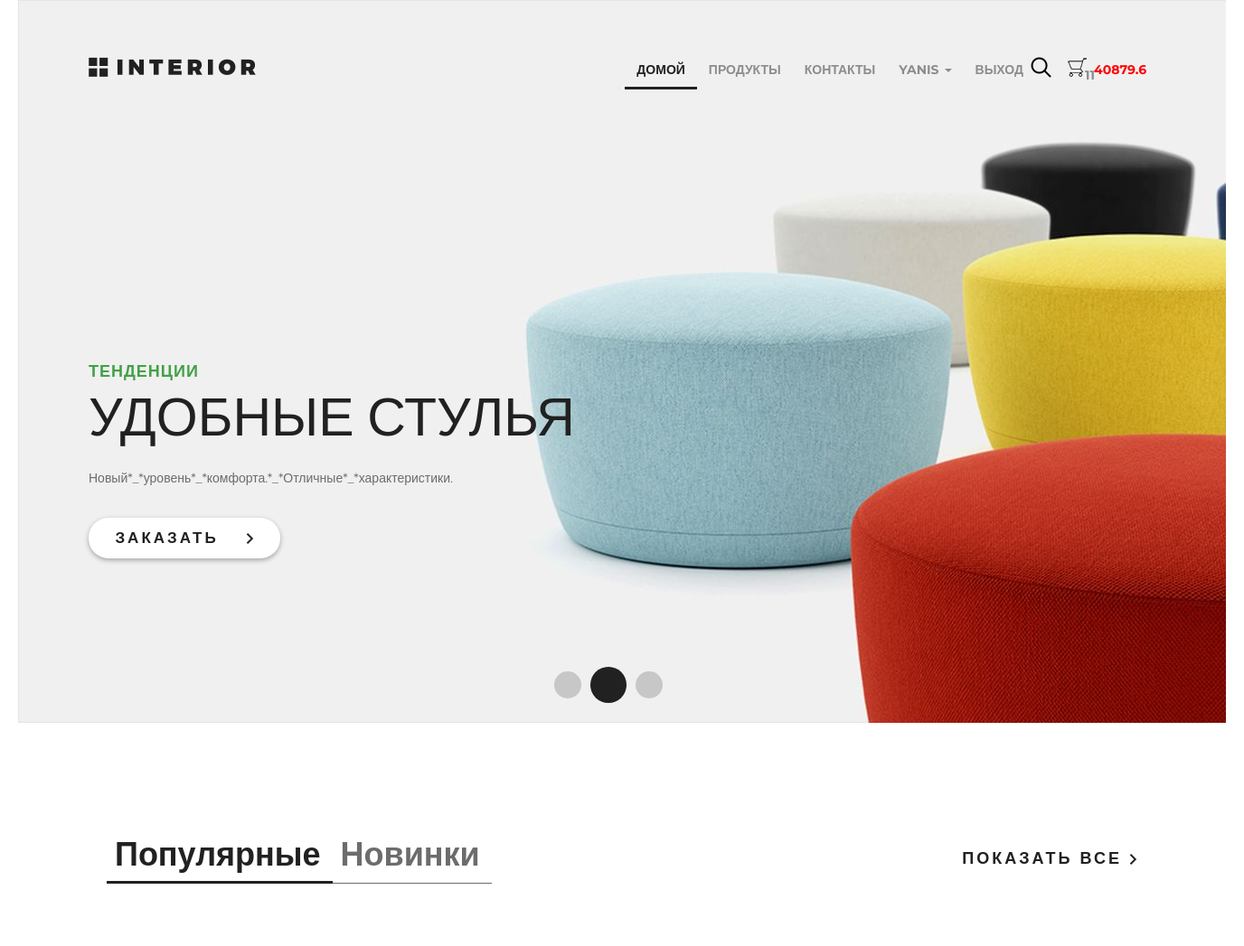
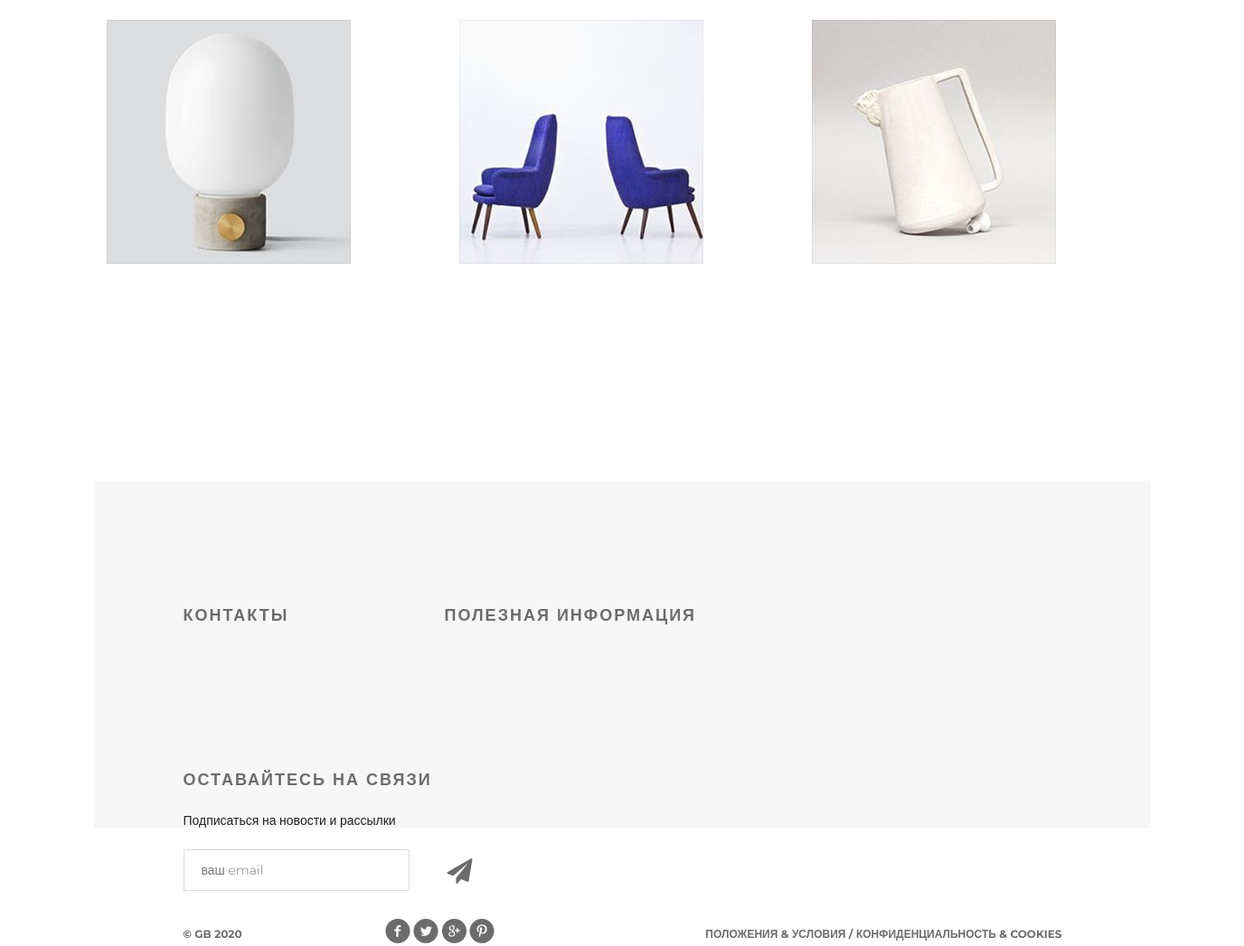
The page / (signed in) on the database its author committed (2 pictures, top to bottom).
### authapp/models.py (models this page shows, shortened)
class ShopUser(AbstractUser):
    avatar = models.ImageField(upload_to='users_avatars', blank=True, verbose_name='аватарка')
    age = models.PositiveSmallIntegerField(verbose_name='возраст', default=18)
    activation_key = models.CharField(max_length=128, blank=True)
    activation_key_expires = models.DateTimeField(default=(now() + timedelta(hours=48)))

### basketapp/models.py (models this page shows, shortened)
class Basket(models.Model):
    user = models.ForeignKey(settings.AUTH_USER_MODEL, on_delete=models.CASCADE, verbose_name='пользователь')
    product = models.ForeignKey(Product, on_delete=models.CASCADE, verbose_name='товар')
    quantity = models.PositiveIntegerField(default=0, verbose_name='количество')
    add_datetime = models.DateTimeField(auto_now_add=True)
    @property
    def product_cost(self):
        return self.product.price * self.quantity
    @property
    def total_quantity(self):
        _items = Basket.objects.filter(user=self.user)
        _totalquantity = sum(list(map(lambda x: x.quantity, _items)))
        return _totalquantity
    @property
    def total_cost(self):
        _items = Basket.objects.filter(user=self.user)
        _totalcost = sum(list(map(lambda x: x.product_cost, _items)))
        return _totalcost

### mainapp/models.py (models this page shows, shortened)
class Product(models.Model):
    category = models.ForeignKey(ProductCategory, on_delete=models.CASCADE)
    name = models.CharField(verbose_name='имя продукта', max_length=128)
    image = models.ImageField(upload_to='products_images', blank=True)
    short_desc = models.CharField(max_length=128, verbose_name='краткое описание', blank=True)
    description = models.TextField(verbose_name='описание продукта', blank=True)
    price = models.DecimalField(verbose_name='цена продукта', max_digits=8, decimal_places=2, default=0)
    quantity = models.PositiveIntegerField(verbose_name='колличество на складе', default=0)
    is_active = models.BooleanField(default=True)
    class Meta:
        verbose_name = 'товар'
        verbose_name_plural = 'товары'

### mainapp/views.py (the view)
# urls.py: path('', mainapp.main, name='main'),
def main(request):
    slogan = 'Новый уровень комфорта. Отличные характеристики.'
    content = {
        'slogan': slogan,
        'title': 'главная',
        'products_list': Product.objects.all()[:3]
    }
    return render(request, 'mainapp/index.html', content)

### adminapp/templatetags/my_tags.py (called while the page is built)
@register.filter(name='fill_the_space')
def fill_the_space(string, dot):
    return string.replace(' ', dot)

### mainapp/context_processors.py (called while the page is built)
def basket(request):
    basket_items = []
    if request.user.is_authenticated:
        basket_items = Basket.objects.filter(user=request.user)
    return {
        'basket': basket_items
    }

### mainapp/templates/mainapp/index.html (shortened to what this page needs)
{% extends 'mainapp/base.html' %}
{% load static %}
{% load my_tags %}
{% block menu %}
	<div class="slider">
		<div class="header clearfix">
			<a href="/" class="logo"></a>
			{% include 'mainapp/includes/inc_main_menu.html' %}
		</div>
		<div class="text-slider">
			<h3 class="green">тенденции</h3>
			<h3 class="big"> удобные стулья</h3>
			<p>{{ slogan|fill_the_space:'*_*' }}</p>
			<a href="#" class="button-order">заказать <img src="{% static "img/arrow.png" %}" alt=""></a>
		</div>
		<div class="navi">
			<a href="#"></a><a href="#"></a><a href="#"></a>
		</div>
	</div>
{% endblock %}
{% block content %}
	<div class="featured">
		<div class="featured-menu">
				<a class="active" href="#">Популярные</a><a href="#">Новинки</a>
		</div>
		<a class="explore" href="#">показать все <img src="{% static "img/arrow.png" %}" alt=""></a>
		<div class="clearfix">
		</div>
		<div class="tab-content">
			{% include 'mainapp/includes/inc_popular_products.html' %}
		</div>
	</div>
{% endblock %}

### mainapp/templates/mainapp/includes/inc_main_menu.html (shortened to what this page needs)
<ul class="menu">
				<li><a href="{% url 'main'%}" {% if request.resolver_match.url_name == 'main' %}class="active"{% endif %}>домой</a></li>
				<li><a href="{% url 'products:index' %}" {% if request.resolver_match.url_namespace == 'products' %}class="active"{% endif %}>продукты</a></li>
				<li><a href="{% url 'contact'%}" {% if request.resolver_match.url_name == 'contact' %}class="active"{% endif %}>контакты</a></li>
                {% if user.is_authenticated %}
                    <li>
                        <div class="dropdown">
                            <a href="#" class="dropdown-toggle" data-toggle="dropdown">
                                {{ user.first_name|default:'Пользователь' }}
                                <span class="caret"></span>
                            </a>
                        </div>
                    </li>
                <li><a href="{% url 'auth:logout'%}">
                    выход
                </a></li>
                {% else %}
                    <li><a href="{% url 'auth:login'%}">
                    вход
                </a></li>
                {% endif %}
                <li>
                    <a href="#" class="search"></a>
                </li>
                <li>
                    <a href="{% url 'basket:basket' %}" class="basket"> {% if request.resolver_match.url_name == 'basket' %}class="active"{% endif %}
                        <span>{% if basket %} {{ basket.0.total_quantity }} {% endif %}</span>
                    </a>
                </li>
                <li>
                    {% if basket %}<p class="summa">{{ basket.0.total_cost|floatformat:1 }}</p>{% endif %}
                </li>
</ul>

### mainapp/templates/mainapp/includes/inc_popular_products.html (shortened to what this page needs)
{% load static %}
<div class="tab-content">
    {%for product in products_list%}
    <div class="block">
        <a href="{% url 'products:product' product.pk %}"><img src="/media/{{ product.image }}" alt="{{ product.short_desc }}">
        </a>
    </div>
    {% endfor %}
</div>

### static/style.css (style rules this page uses)
* { margin: 0; padding: 0; }
body { font-family: 'Montserrat', sans-serif; }
html, body { height: 100%; }
.slider { height: 800px; background-image: url(img/slider.jpg); padding-left: 78px; padding-right: 211px; position: relative; }
.logo { background-image: url(img/logo.png); margin-top: 63px; width: 185px; height: 22px; float: left; }
.menu { list-style-type: none; margin-top: 67px; float: right; }
.menu li { float: left; }
.menu a { color: #8c8c8c; font-size: 14px; font-weight: 700; text-align: right; text-transform: uppercase; text-decoration: none; padding: 10px 13px; }
.menu .active { color: #212121; font-weight: 700; border-bottom: 3px solid #212121; }
.search { display: block; width: 23px; height: 23px; background-image: url(img/search.png); position: absolute; top: 63px; left: 1170px; }
.clearfix:after { content: ""; display: block; clear: both; }
.text-slider { margin-top: 288px; position: absolute; }
.text-slider p { color: #6c6c6c; font-size: 14px; text-align: left; width: 458px; line-height: 24px; }
.button-order { background-color: #ffffff; box-shadow: 0px 2px 4.85px 0.15px rgba(33, 33, 33, 0.35); width: 212px; height: 45px; display: block; text-transform: uppercase; text-align: center; border-radius: 22px; text-decoration: none; color: #212121; font-size: 17px; font-weight: 700; line-height: 45px; margin-top: 32px; letter-spacing: 3px; }
.button-order img { padding-left: 22px; }
.green { text-transform: uppercase; color: #43a047; font-size: 18px; font-weight: 700; text-align: left; margin-bottom: 22px; line-height: 13px; letter-spacing: 1px; }
.big { color: #212121; font-size: 59px; line-height: 43px; text-transform: uppercase; font-weight: 100; margin-bottom: 34px; }
.navi { position: absolute; bottom: 22px; right: 618px; display: flex; width: 130px; height: 40px; justify-content: space-between; align-items: center; }
.navi a { display: block; width: 30px; height: 30px; border-radius: 50%; background-color: rgba(33, 33, 33, 0.2); float: left; margin: 0px 5px; }
.navi a:nth-child(2) { display: block; width: 40px; height: 40px; border-radius: 50%; background-color: #212121; float: left; margin: 0px; }
.featured { padding-left: 98px; padding-right: 98px; }
.featured-menu { margin-top: 120px; width: 300px; height: 49px; float: left; }
.featured-menu a { color: #6c6c6c; font-size: 36px; font-weight: 700; text-align: left; text-decoration: none; border-bottom: 1px solid #6c6c6c; padding-bottom: 10px; padding-right: 13px; padding-left: 9px; }
.featured-menu .active { font-size: 36px; font-weight: 700; text-align: left; color: #212121; border-bottom: 3px solid #212121; padding-bottom: 8px; }
.explore { text-transform: uppercase; color: #212121; font-size: 18px; font-weight: 700; line-height: 24px; text-align: center; float: right; margin-top: 138px; letter-spacing: 3px; text-decoration: none; }
.tab-content { margin-top: 50px; display: flex; justify-content: space-between; margin-bottom: 120px; }
.tab-content .block { height: 270px; width: 270px; position: relative; margin-right: 120px; }
.basket { display: block; width: 23px; height: 23px; background-image: url("/static/img/basket.png"); background-repeat: no-repeat; position: absolute; top: 63px; left: 1160px; text-decoration: none; color: #555; }
.basket span { position: absolute; left: 20px; }
.search { display: block; width: 23px; height: 23px; background-image: url("/static/img/search.png"); background-repeat: no-repeat; position: absolute; top: 63px; left: 1120px; text-decoration: none; color: #555; }
.summa { display: block; width: 23px; height: 23px; background-repeat: no-repeat; position: absolute; top: 67px; left: 1190px; text-decoration: none; color: red; font-weight: bold; }

### rows shown on the page
ShopUser: first_name "YANIS"
Basket: user+quantity "11", user+product+quantity "40879.6"
Product: image (picture)
Product: image (picture)
Product: image (picture)

### other values the page prints
{{ slogan|fill_the_space:'*_*' }} "Новый*_*уровень*_*комфорта.*_*Отличные*_*характеристики."
